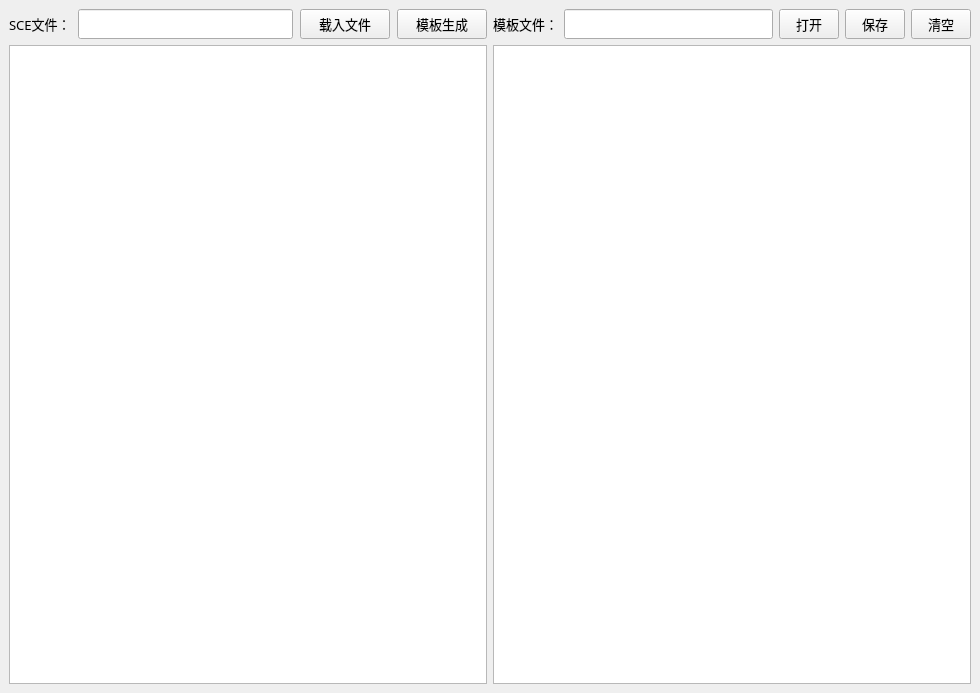
<?xml version="1.0" encoding="UTF-8"?>
<ui version="4.0">
 <class>SCEReader</class>
 <widget class="QMainWindow" name="SCEReader">
  <property name="geometry">
   <rect>
    <x>0</x>
    <y>0</y>
    <width>980</width>
    <height>693</height>
   </rect>
  </property>
  <property name="sizePolicy">
   <sizepolicy hsizetype="Expanding" vsizetype="Expanding">
    <horstretch>0</horstretch>
    <verstretch>0</verstretch>
   </sizepolicy>
  </property>
  <property name="minimumSize">
   <size>
    <width>980</width>
    <height>0</height>
   </size>
  </property>
  <property name="maximumSize">
   <size>
    <width>16777215</width>
    <height>16777215</height>
   </size>
  </property>
  <property name="font">
   <font>
    <family>微软雅黑</family>
    <pointsize>10</pointsize>
   </font>
  </property>
  <property name="windowTitle">
   <string>SCE Translate Editor</string>
  </property>
  <widget class="QWidget" name="centralwidget">
   <property name="sizePolicy">
    <sizepolicy hsizetype="Preferred" vsizetype="Preferred">
     <horstretch>0</horstretch>
     <verstretch>0</verstretch>
    </sizepolicy>
   </property>
   <layout class="QHBoxLayout" name="horizontalLayout_3">
    <item>
     <layout class="QVBoxLayout" name="verticalLayout">
      <item>
       <layout class="QHBoxLayout" name="horizontalLayout" stretch="0,10,0,0">
        <property name="spacing">
         <number>7</number>
        </property>
        <item>
         <widget class="QLabel" name="label">
          <property name="sizePolicy">
           <sizepolicy hsizetype="Fixed" vsizetype="Fixed">
            <horstretch>0</horstretch>
            <verstretch>0</verstretch>
           </sizepolicy>
          </property>
          <property name="maximumSize">
           <size>
            <width>80</width>
            <height>30</height>
           </size>
          </property>
          <property name="font">
           <font>
            <family>微软雅黑</family>
            <pointsize>10</pointsize>
            <weight>50</weight>
            <bold>false</bold>
           </font>
          </property>
          <property name="text">
           <string>SCE文件：</string>
          </property>
         </widget>
        </item>
        <item>
         <widget class="QLineEdit" name="sce_route">
          <property name="sizePolicy">
           <sizepolicy hsizetype="MinimumExpanding" vsizetype="Fixed">
            <horstretch>1</horstretch>
            <verstretch>0</verstretch>
           </sizepolicy>
          </property>
          <property name="maximumSize">
           <size>
            <width>16777215</width>
            <height>30</height>
           </size>
          </property>
          <property name="font">
           <font>
            <family>微软雅黑</family>
            <pointsize>10</pointsize>
           </font>
          </property>
         </widget>
        </item>
        <item>
         <widget class="QPushButton" name="choose_sce">
          <property name="sizePolicy">
           <sizepolicy hsizetype="Fixed" vsizetype="Fixed">
            <horstretch>0</horstretch>
            <verstretch>0</verstretch>
           </sizepolicy>
          </property>
          <property name="minimumSize">
           <size>
            <width>90</width>
            <height>30</height>
           </size>
          </property>
          <property name="maximumSize">
           <size>
            <width>90</width>
            <height>30</height>
           </size>
          </property>
          <property name="font">
           <font>
            <family>微软雅黑</family>
            <pointsize>10</pointsize>
           </font>
          </property>
          <property name="text">
           <string>载入文件</string>
          </property>
         </widget>
        </item>
        <item>
         <widget class="QPushButton" name="template_generate">
          <property name="sizePolicy">
           <sizepolicy hsizetype="Fixed" vsizetype="Fixed">
            <horstretch>0</horstretch>
            <verstretch>0</verstretch>
           </sizepolicy>
          </property>
          <property name="minimumSize">
           <size>
            <width>90</width>
            <height>30</height>
           </size>
          </property>
          <property name="maximumSize">
           <size>
            <width>90</width>
            <height>30</height>
           </size>
          </property>
          <property name="font">
           <font>
            <family>微软雅黑</family>
            <pointsize>10</pointsize>
           </font>
          </property>
          <property name="text">
           <string>模板生成</string>
          </property>
         </widget>
        </item>
       </layout>
      </item>
      <item>
       <widget class="QTableWidget" name="sce_loader">
        <property name="sizePolicy">
         <sizepolicy hsizetype="Expanding" vsizetype="Expanding">
          <horstretch>0</horstretch>
          <verstretch>0</verstretch>
         </sizepolicy>
        </property>
        <property name="minimumSize">
         <size>
          <width>470</width>
          <height>630</height>
         </size>
        </property>
        <property name="maximumSize">
         <size>
          <width>16777215</width>
          <height>16777215</height>
         </size>
        </property>
        <property name="font">
         <font>
          <family>微软雅黑</family>
          <pointsize>10</pointsize>
         </font>
        </property>
        <property name="iconSize">
         <size>
          <width>60</width>
          <height>60</height>
         </size>
        </property>
        <property name="columnCount">
         <number>2</number>
        </property>
        <attribute name="horizontalHeaderVisible">
         <bool>false</bool>
        </attribute>
        <attribute name="horizontalHeaderStretchLastSection">
         <bool>true</bool>
        </attribute>
        <column/>
        <column/>
       </widget>
      </item>
     </layout>
    </item>
    <item>
     <layout class="QVBoxLayout" name="verticalLayout_2">
      <item>
       <layout class="QHBoxLayout" name="horizontalLayout_2">
        <item>
         <widget class="QLabel" name="label_2">
          <property name="sizePolicy">
           <sizepolicy hsizetype="Fixed" vsizetype="Fixed">
            <horstretch>0</horstretch>
            <verstretch>0</verstretch>
           </sizepolicy>
          </property>
          <property name="maximumSize">
           <size>
            <width>80</width>
            <height>30</height>
           </size>
          </property>
          <property name="font">
           <font>
            <family>微软雅黑</family>
            <pointsize>10</pointsize>
            <weight>50</weight>
            <bold>false</bold>
           </font>
          </property>
          <property name="text">
           <string>模板文件：</string>
          </property>
         </widget>
        </item>
        <item>
         <widget class="QLineEdit" name="template_route">
          <property name="sizePolicy">
           <sizepolicy hsizetype="MinimumExpanding" vsizetype="Fixed">
            <horstretch>1</horstretch>
            <verstretch>0</verstretch>
           </sizepolicy>
          </property>
          <property name="maximumSize">
           <size>
            <width>16777215</width>
            <height>30</height>
           </size>
          </property>
          <property name="font">
           <font>
            <family>微软雅黑</family>
            <pointsize>10</pointsize>
           </font>
          </property>
         </widget>
        </item>
        <item>
         <widget class="QPushButton" name="open_template">
          <property name="sizePolicy">
           <sizepolicy hsizetype="Fixed" vsizetype="Fixed">
            <horstretch>0</horstretch>
            <verstretch>0</verstretch>
           </sizepolicy>
          </property>
          <property name="minimumSize">
           <size>
            <width>60</width>
            <height>30</height>
           </size>
          </property>
          <property name="maximumSize">
           <size>
            <width>60</width>
            <height>30</height>
           </size>
          </property>
          <property name="font">
           <font>
            <family>微软雅黑</family>
            <pointsize>10</pointsize>
           </font>
          </property>
          <property name="text">
           <string>打开</string>
          </property>
         </widget>
        </item>
        <item>
         <widget class="QPushButton" name="save_template">
          <property name="sizePolicy">
           <sizepolicy hsizetype="Fixed" vsizetype="Fixed">
            <horstretch>0</horstretch>
            <verstretch>0</verstretch>
           </sizepolicy>
          </property>
          <property name="minimumSize">
           <size>
            <width>60</width>
            <height>30</height>
           </size>
          </property>
          <property name="maximumSize">
           <size>
            <width>60</width>
            <height>30</height>
           </size>
          </property>
          <property name="font">
           <font>
            <family>微软雅黑</family>
            <pointsize>10</pointsize>
           </font>
          </property>
          <property name="text">
           <string>保存</string>
          </property>
         </widget>
        </item>
        <item>
         <widget class="QPushButton" name="clear_template">
          <property name="sizePolicy">
           <sizepolicy hsizetype="Fixed" vsizetype="Fixed">
            <horstretch>0</horstretch>
            <verstretch>0</verstretch>
           </sizepolicy>
          </property>
          <property name="minimumSize">
           <size>
            <width>60</width>
            <height>30</height>
           </size>
          </property>
          <property name="maximumSize">
           <size>
            <width>60</width>
            <height>30</height>
           </size>
          </property>
          <property name="font">
           <font>
            <family>微软雅黑</family>
            <pointsize>10</pointsize>
           </font>
          </property>
          <property name="text">
           <string>清空</string>
          </property>
         </widget>
        </item>
       </layout>
      </item>
      <item>
       <widget class="QTableWidget" name="template_loader">
        <property name="sizePolicy">
         <sizepolicy hsizetype="Expanding" vsizetype="Expanding">
          <horstretch>0</horstretch>
          <verstretch>0</verstretch>
         </sizepolicy>
        </property>
        <property name="minimumSize">
         <size>
          <width>470</width>
          <height>630</height>
         </size>
        </property>
        <property name="maximumSize">
         <size>
          <width>16777215</width>
          <height>16777215</height>
         </size>
        </property>
        <property name="font">
         <font>
          <family>微软雅黑</family>
          <pointsize>10</pointsize>
         </font>
        </property>
        <property name="iconSize">
         <size>
          <width>60</width>
          <height>60</height>
         </size>
        </property>
        <property name="columnCount">
         <number>4</number>
        </property>
        <attribute name="horizontalHeaderVisible">
         <bool>false</bool>
        </attribute>
        <attribute name="horizontalHeaderDefaultSectionSize">
         <number>50</number>
        </attribute>
        <attribute name="verticalHeaderVisible">
         <bool>false</bool>
        </attribute>
        <column>
         <property name="text">
          <string>行数</string>
         </property>
        </column>
        <column>
         <property name="text">
          <string>说话人</string>
         </property>
        </column>
        <column>
         <property name="text">
          <string>翻译文本</string>
         </property>
        </column>
        <column>
         <property name="text">
          <string>换行</string>
         </property>
        </column>
       </widget>
      </item>
     </layout>
    </item>
   </layout>
  </widget>
 </widget>
 <resources/>
 <connections/>
</ui>
